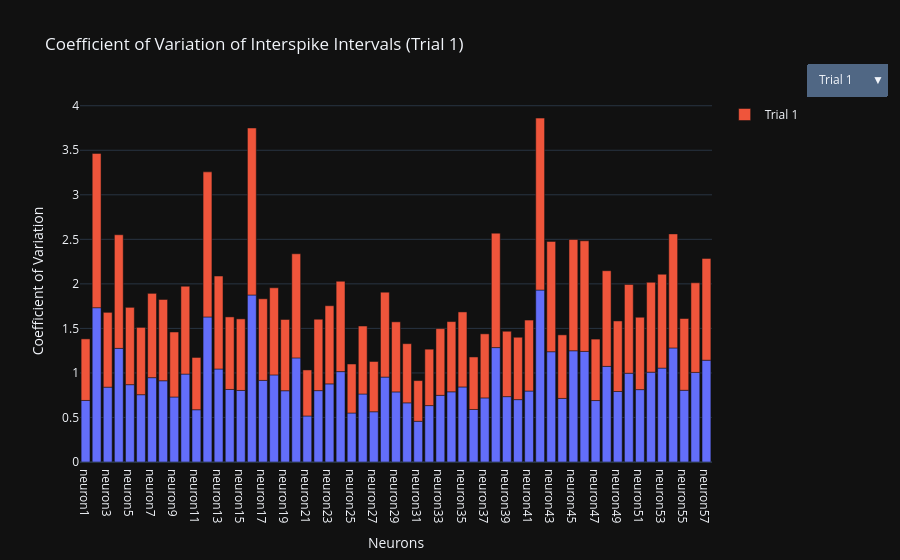

The cell this chart's notebook holds for it:
### Code cell
cv_data = []
for trial_idx in range(12):
    _, interspike_coefficientvariation, _ = calculate_interspike_intervals(spike_trains[trial_idx], sample_Hz)
    for neuron_idx, cv in enumerate(interspike_coefficientvariation):
        cv_data.append({
            "Trial": f"Trial {trial_idx+1}",
            "Neuron": f"neuron{neuron_idx+1}",
            "CV": cv
        })
cv_df = pd.DataFrame(cv_data)

default_trial = "Trial 1"

fig = px.bar(
    cv_df[cv_df["Trial"] == default_trial],
    x="Neuron",
    y="CV",
    title=f"Coefficient of Variation of Interspike Intervals ({default_trial})"
)

for trial in cv_df["Trial"].unique():
    visible = (trial == default_trial)
    trace_data = cv_df[cv_df["Trial"] == trial]
    fig.add_bar(
        x=trace_data["Neuron"],
        y=trace_data["CV"],
        name=trial,
        visible=visible
    )

fig.update_layout(
    updatemenus=[
        dict(
            buttons=[
                dict(
                    label=trial,
                    method="update",
                    args=[
                        {"visible": [
                            (t == trial) for t in cv_df["Trial"].unique()
                        ]},
                        {"title": f"Coefficient of Variation of Interspike Intervals ({trial})"}
                    ]
                ) for trial in cv_df["Trial"].unique()
            ],
            direction="down",
            showactive=True,
            x=1.15,
            y=1.1,
            xanchor="left"
        )
    ],
    xaxis_title="Neurons",
    yaxis_title="Coefficient of Variation"
)

fig.show()

### Figure 1 — Plotly figure (JSON) as saved in the notebook; plotly's stock layout.template omitted (floating-point values rounded to 4 significant figures)
{"data": [{"hovertemplate": "Neuron=%{x}<br>CV=%{y}<extra></extra>", "legendgroup": "", "marker": {"color": "#636efa", "pattern": {"shape": ""}}, "name": "", "orientation": "v", "showlegend": false, "textposition": "auto", "type": "bar", "x": ["neuron1", "neuron2", "neuron3", "neuron4", "neuron5", "neuron6", "neuron7", "neuron8", "neuron9", "neuron10", "neuron11", "neuron12", "neuron13", "neuron14", "neuron15", "neuron16", "neuron17", "neuron18", "neuron19", "neuron20", "neuron21", "neuron22", "neuron23", "neuron24", "neuron25", "neuron26", "neuron27", "neuron28", "neuron29", "neuron30", "neuron31", "neuron32", "neuron33", "neuron34", "neuron35", "neuron36", "neuron37", "neuron38", "neuron39", "neuron40", "neuron41", "neuron42", "neuron43", "neuron44", "neuron45", "neuron46", "neuron47", "neuron48", "neuron49", "neuron50", "neuron51", "neuron52", "neuron53", "neuron54", "neuron55", "neuron56", "neuron57"], "xaxis": "x", "y": [0.6911, 1.732, 0.8402, 1.276, 0.8682, 0.7556, 0.9468, 0.9124, 0.7299, 0.987, 0.5869, 1.629, 1.044, 0.8145, 0.8035, 1.875, 0.9163, 0.978, 0.8002, 1.169, 0.5167, 0.8015, 0.8773, 1.015, 0.5502, 0.7634, 0.5642, 0.9536, 0.7869, 0.6643, 0.457, 0.6334, 0.7487, 0.7882, 0.8425, 0.5897, 0.7195, 1.285, 0.7341, 0.7004, 0.7969, 1.931, 1.238, 0.7138, 1.249, 1.242, 0.6901, 1.074, 0.7919, 0.9967, 0.8127, 1.009, 1.054, 1.281, 0.8054, 1.006, 1.143], "yaxis": "y"}, {"name": "Trial 1", "type": "bar", "visible": true, "x": ["neuron1", "neuron2", "neuron3", "neuron4", "neuron5", "neuron6", "neuron7", "neuron8", "neuron9", "neuron10", "neuron11", "neuron12", "neuron13", "neuron14", "neuron15", "neuron16", "neuron17", "neuron18", "neuron19", "neuron20", "neuron21", "neuron22", "neuron23", "neuron24", "neuron25", "neuron26", "neuron27", "neuron28", "neuron29", "neuron30", "neuron31", "neuron32", "neuron33", "neuron34", "neuron35", "neuron36", "neuron37", "neuron38", "neuron39", "neuron40", "neuron41", "neuron42", "neuron43", "neuron44", "neuron45", "neuron46", "neuron47", "neuron48", "neuron49", "neuron50", "neuron51", "neuron52", "neuron53", "neuron54", "neuron55", "neuron56", "neuron57"], "y": [0.6911, 1.732, 0.8402, 1.276, 0.8682, 0.7556, 0.9468, 0.9124, 0.7299, 0.987, 0.5869, 1.629, 1.044, 0.8145, 0.8035, 1.875, 0.9163, 0.978, 0.8002, 1.169, 0.5167, 0.8015, 0.8773, 1.015, 0.5502, 0.7634, 0.5642, 0.9536, 0.7869, 0.6643, 0.457, 0.6334, 0.7487, 0.7882, 0.8425, 0.5897, 0.7195, 1.285, 0.7341, 0.7004, 0.7969, 1.931, 1.238, 0.7138, 1.249, 1.242, 0.6901, 1.074, 0.7919, 0.9967, 0.8127, 1.009, 1.054, 1.281, 0.8054, 1.006, 1.143]}, {"name": "Trial 2", "type": "bar", "visible": false, "x": ["neuron1", "neuron2", "neuron3", "neuron4", "neuron5", "neuron6", "neuron7", "neuron8", "neuron9", "neuron10", "neuron11", "neuron12", "neuron13", "neuron14", "neuron15", "neuron16", "neuron17", "neuron18", "neuron19", "neuron20", "neuron21", "neuron22", "neuron23", "neuron24", "neuron25", "neuron26", "neuron27", "neuron28", "neuron29", "neuron30", "neuron31", "neuron32", "neuron33", "neuron34", "neuron35", "neuron36", "neuron37", "neuron38", "neuron39", "neuron40", "neuron41", "neuron42", "neuron43", "neuron44", "neuron45", "neuron46", "neuron47", "neuron48", "neuron49", "neuron50", "neuron51", "neuron52", "neuron53", "neuron54", "neuron55", "neuron56", "neuron57"], "y": [1.145, 0.6929, 0.9433, 0.569, 0.5232, 1.221, 1.082, 0.8509, 1.034, 1.188, 0.8849, 1.03, 0.7967, 0.8814, 0.5768, 1.133, 0.7299, 0.8758, 0.7602, 1.524, 0.8199, 1.143, 0.9564, 1.28, 0.7292, 0.5774, 0.8477, 0.6733, 1.04, 0.6959, 0.9822, 0.7557, 0.765, 0.968, 0.863, 0.922, 0.8737, 0.9364, 1.065, 0.7876, 0.8618, 1.802, 0.7478, 1.062, 0.4786, 1.033, 1.134, 1.107, 1.023, 0.7613, 1.301, 1.334, 0.6908, 0.9509, 0.4894, 0.4638, 0.6815]}, {"name": "Trial 3", "type": "bar", "visible": false, "x": ["neuron1", "neuron2", "neuron3", "neuron4", "neuron5", "neuron6", "neuron7", "neuron8", "neuron9", "neuron10", "neuron11", "neuron12", "neuron13", "neuron14", "neuron15", "neuron16", "neuron17", "neuron18", "neuron19", "neuron20", "neuron21", "neuron22", "neuron23", "neuron24", "neuron25", "neuron26", "neuron27", "neuron28", "neuron29", "neuron30", "neuron31", "neuron32", "neuron33", "neuron34", "neuron35", "neuron36", "neuron37", "neuron38", "neuron39", "neuron40", "neuron41", "neuron42", "neuron43", "neuron44", "neuron45", "neuron46", "neuron47", "neuron48", "neuron49", "neuron50", "neuron51", "neuron52", "neuron53", "neuron54", "neuron55", "neuron56", "neuron57"], "y": [0.7378, 0.8665, 1.052, 0.5117, 0.8726, 0.7811, 0.7526, 0.9799, 0.7359, 0.9982, 0.9351, 0.6349, 0.8852, 0.8335, 0.6381, 0.6842, 0.8023, 0.8717, 0.8399, 0.6702, 1.147, 1.156, 0.4478, 0.6207, 1.059, 0.895, 0.6977, 0.6779, 0.6673, 0.8807, 0.7234, 0.5777, 0.8536, 0.7893, 0.8497, 0.7679, 0.8015, 0.7895, 0.8717, 0.724, 0.8325, 0.6106, 0.6767, 0.6239, 0.9449, 0.796, 0.5123, 1.116, 1.321, 1.144, 0.7428, 0.881, 0.7232, 0.8134, 0.6895, 0.6647, 1.022]}, {"name": "Trial 4", "type": "bar", "visible": false, "x": ["neuron1", "neuron2", "neuron3", "neuron4", "neuron5", "neuron6", "neuron7", "neuron8", "neuron9", "neuron10", "neuron11", "neuron12", "neuron13", "neuron14", "neuron15", "neuron16", "neuron17", "neuron18", "neuron19", "neuron20", "neuron21", "neuron22", "neuron23", "neuron24", "neuron25", "neuron26", "neuron27", "neuron28", "neuron29", "neuron30", "neuron31", "neuron32", "neuron33", "neuron34", "neuron35", "neuron36", "neuron37", "neuron38", "neuron39", "neuron40", "neuron41", "neuron42", "neuron43", "neuron44", "neuron45", "neuron46", "neuron47", "neuron48", "neuron49", "neuron50", "neuron51", "neuron52", "neuron53", "neuron54", "neuron55", "neuron56", "neuron57"], "y": [1.208, 1.116, 0.836, 1.251, 0.7724, 1.047, 0.9962, 0.8344, 0.8887, 1.185, 0.6923, 0.9362, 1.098, 0.8706, 1.238, 1.046, 1.231, 1.259, 0.9257, 1.037, 0.9262, 1.005, 1.002, 0.8872, 0.6854, 0.8182, 0.9477, 1.007, 1.269, 0.8259, 0.9167, 0.7005, 0.8311, 0.6389, 0.8152, 0.8818, 1.086, 0.985, 1.173, 0.8484, 0.8758, 0.9376, 0.9958, 1.151, 0.8948, 1.035, 0.8469, 0.8047, 0.8712, 0.8686, 0.8123, 1.056, 0.9796, 0.8605, 1.284, 1.141, 1.305]}, {"name": "Trial 5", "type": "bar", "visible": false, "x": ["neuron1", "neuron2", "neuron3", "neuron4", "neuron5", "neuron6", "neuron7", "neuron8", "neuron9", "neuron10", "neuron11", "neuron12", "neuron13", "neuron14", "neuron15", "neuron16", "neuron17", "neuron18", "neuron19", "neuron20", "neuron21", "neuron22", "neuron23", "neuron24", "neuron25", "neuron26", "neuron27", "neuron28", "neuron29", "neuron30", "neuron31", "neuron32", "neuron33", "neuron34", "neuron35", "neuron36", "neuron37", "neuron38", "neuron39", "neuron40", "neuron41", "neuron42", "neuron43", "neuron44", "neuron45", "neuron46", "neuron47", "neuron48", "neuron49", "neuron50", "neuron51", "neuron52", "neuron53", "neuron54", "neuron55", "neuron56", "neuron57"], "y": [0.7094, 0.5203, 0.8964, 0.9636, 0.8311, 0.9824, 1.243, 0.9471, 0.8908, 0.8753, 1.231, 1.436, 0.8091, 0.9229, 1.166, 1.087, 1.057, 1.166, 1.041, 0.6066, 0.7272, 0.7936, 0.9915, 0.7177, 1.144, 0.737, 1.253, 0.8808, 0.7824, 1.093, 0.6219, 0.9895, 0.6897, 0.9833, 1.403, 0.7952, 0.8411, 1.211, 0.8962, 0.6783, 0.7346, 1.151, 1.252, 0.6532, 1.303, 0.8342, 0.8783, 0.9556, 0.7285, 0.6717, 0.9381, 0.6452, 0.6822, 0.7065, 0.6842, 1.089, 0.972]}, {"name": "Trial 6", "type": "bar", "visible": false, "x": ["neuron1", "neuron2", "neuron3", "neuron4", "neuron5", "neuron6", "neuron7", "neuron8", "neuron9", "neuron10", "neuron11", "neuron12", "neuron13", "neuron14", "neuron15", "neuron16", "neuron17", "neuron18", "neuron19", "neuron20", "neuron21", "neuron22", "neuron23", "neuron24", "neuron25", "neuron26", "neuron27", "neuron28", "neuron29", "neuron30", "neuron31", "neuron32", "neuron33", "neuron34", "neuron35", "neuron36", "neuron37", "neuron38", "neuron39", "neuron40", "neuron41", "neuron42", "neuron43", "neuron44", "neuron45", "neuron46", "neuron47", "neuron48", "neuron49", "neuron50", "neuron51", "neuron52", "neuron53", "neuron54", "neuron55", "neuron56", "neuron57"], "y": [1.078, 1.182, 1.088, 1.126, 0.9423, 1.167, 1.089, 0.7926, 1.033, 0.9624, 0.934, 1.271, 1.104, 0.9804, 0.9573, 0.771, 1.309, 1.125, 1.095, 1.394, 0.9848, 1.044, 1.121, 0.9181, 0.9241, 0.9557, 1.382, 0.9429, 1.017, 0.9603, 0.8854, 1.018, 1.17, 0.9101, 0.8277, 0.9701, 1.152, 0.9873, 0.954, 0.8792, 1.118, 1.149, 1.011, 0.877, 1.033, 0.9123, 0.8501, 0.8952, 1.176, 0.9926, 0.9475, 0.9624, 0.7426, 1.141, 0.99, 0.9621, 0.9489]}, {"name": "Trial 7", "type": "bar", "visible": false, "x": ["neuron1", "neuron2", "neuron3", "neuron4", "neuron5", "neuron6", "neuron7", "neuron8", "neuron9", "neuron10", "neuron11", "neuron12", "neuron13", "neuron14", "neuron15", "neuron16", "neuron17", "neuron18", "neuron19", "neuron20", "neuron21", "neuron22", "neuron23", "neuron24", "neuron25", "neuron26", "neuron27", "neuron28", "neuron29", "neuron30", "neuron31", "neuron32", "neuron33", "neuron34", "neuron35", "neuron36", "neuron37", "neuron38", "neuron39", "neuron40", "neuron41", "neuron42", "neuron43", "neuron44", "neuron45", "neuron46", "neuron47", "neuron48", "neuron49", "neuron50", "neuron51", "neuron52", "neuron53", "neuron54", "neuron55", "neuron56", "neuron57"], "y": [1.551, 1.767, 1.458, 1.425, 1.077, 1.174, 1.035, 1.422, 1.293, 1.485, 1.971, 1.286, 1.152, 1.441, 1.147, 2.003, 1.708, 1.914, 1.014, 1.189, 1.299, 1.488, 1.439, 1.16, 1.443, 1.59, 1.034, 1.271, 1.818, 1.122, 1.541, 1.406, 1.178, 1.098, 1.186, 1.345, 1.1, 1.137, 1.82, 0.9203, 1.371, 1.595, 1.09, 1.298, 1.2, 1.551, 1.148, 1.088, 0.9454, 0.8813, 0.877, 1.533, 1.224, 1.175, 1.146, 1.422, 0.9081]}, {"name": "Trial 8", "type": "bar", "visible": false, "x": ["neuron1", "neuron2", "neuron3", "neuron4", "neuron5", "neuron6", "neuron7", "neuron8", "neuron9", "neuron10", "neuron11", "neuron12", "neuron13", "neuron14", "neuron15", "neuron16", "neuron17", "neuron18", "neuron19", "neuron20", "neuron21", "neuron22", "neuron23", "neuron24", "neuron25", "neuron26", "neuron27", "neuron28", "neuron29", "neuron30", "neuron31", "neuron32", "neuron33", "neuron34", "neuron35", "neuron36", "neuron37", "neuron38", "neuron39", "neuron40", "neuron41", "neuron42", "neuron43", "neuron44", "neuron45", "neuron46", "neuron47", "neuron48", "neuron49", "neuron50", "neuron51", "neuron52", "neuron53", "neuron54", "neuron55", "neuron56", "neuron57"], "y": [0.6041, 0.9874, 1.671, 0.9871, 1.042, 0.7562, 1.136, 0.9421, 1.187, 0.8866, 1.506, 0.8187, 0.7827, 1.059, 0.7553, 1.026, 0.9338, 1.011, 0.7946, 1.087, 1.193, 1.117, 1.027, 0.8709, 0.635, 1.336, 0.9475, 0.8746, 1.586, 0.9922, 0.7174, 0.9788, 1.068, 0.6922, 0.8468, 0.8979, 0.7385, 0.7914, 1.335, 0.7295, 0.8602, 0.9865, 1.245, 0.6115, 0.8805, 1.034, 0.6895, 0.9384, 0.785, 0.897, 0.9957, 1.121, 0.6051, 1.522, 0.8837, 1.32, 0.8724]}, {"name": "Trial 9", "type": "bar", "visible": false, "x": ["neuron1", "neuron2", "neuron3", "neuron4", "neuron5", "neuron6", "neuron7", "neuron8", "neuron9", "neuron10", "neuron11", "neuron12", "neuron13", "neuron14", "neuron15", "neuron16", "neuron17", "neuron18", "neuron19", "neuron20", "neuron21", "neuron22", "neuron23", "neuron24", "neuron25", "neuron26", "neuron27", "neuron28", "neuron29", "neuron30", "neuron31", "neuron32", "neuron33", "neuron34", "neuron35", "neuron36", "neuron37", "neuron38", "neuron39", "neuron40", "neuron41", "neuron42", "neuron43", "neuron44", "neuron45", "neuron46", "neuron47", "neuron48", "neuron49", "neuron50", "neuron51", "neuron52", "neuron53", "neuron54", "neuron55", "neuron56", "neuron57"], "y": [1.027, 1.779, 1.336, 1.114, 1.397, 1.232, 0.963, 1.138, 1.692, 0.8157, 0.8098, 1.003, 1.04, 0.9445, 0.9521, 0.9641, 0.8336, 1.185, 1.03, 1.189, 1.02, 1.039, 0.9734, 1.125, 1.173, 0.8838, 1.106, 0.7231, 0.9031, 1.027, 0.8831, 1.051, 0.9695, 1.145, 1.111, 0.907, 0.8796, 0.716, 1.377, 1.095, 1.044, 0.928, 1.201, 0.8408, 0.9992, 1.079, 0.721, 0.981, 0.9375, 1.09, 1.09, 1.019, 1.207, 1.071, 0.9317, 1.137, 0.7586]}, {"name": "Trial 10", "type": "bar", "visible": false, "x": ["neuron1", "neuron2", "neuron3", "neuron4", "neuron5", "neuron6", "neuron7", "neuron8", "neuron9", "neuron10", "neuron11", "neuron12", "neuron13", "neuron14", "neuron15", "neuron16", "neuron17", "neuron18", "neuron19", "neuron20", "neuron21", "neuron22", "neuron23", "neuron24", "neuron25", "neuron26", "neuron27", "neuron28", "neuron29", "neuron30", "neuron31", "neuron32", "neuron33", "neuron34", "neuron35", "neuron36", "neuron37", "neuron38", "neuron39", "neuron40", "neuron41", "neuron42", "neuron43", "neuron44", "neuron45", "neuron46", "neuron47", "neuron48", "neuron49", "neuron50", "neuron51", "neuron52", "neuron53", "neuron54", "neuron55", "neuron56", "neuron57"], "y": [0.7846, 0.8743, 0.9501, 0.617, 0.8541, 0.8859, 0.9375, 0.71, 1.087, 0.8879, 1.165, 0.9494, 1.764, 0.9874, 1.066, 1.003, 1.204, 0.903, 0.9452, 0.8723, 0.8289, 0.999, 1.259, 0.9592, 1.063, 1.068, 1.271, 1.019, 0.8167, 0.873, 0.7899, 0.9638, 1.052, 0.9332, 0.9515, 0.781, 0.8164, 1.287, 0.8688, 1.145, 0.754, 1.45, 1.128, 0.7513, 1.223, 0.8907, 0.8706, 1.28, 1.376, 0.8484, 0.9281, 1.123, 1.131, 1.229, 1.409, 1.354, 0.8771]}, {"name": "Trial 11", "type": "bar", "visible": false, "x": ["neuron1", "neuron2", "neuron3", "neuron4", "neuron5", "neuron6", "neuron7", "neuron8", "neuron9", "neuron10", "neuron11", "neuron12", "neuron13", "neuron14", "neuron15", "neuron16", "neuron17", "neuron18", "neuron19", "neuron20", "neuron21", "neuron22", "neuron23", "neuron24", "neuron25", "neuron26", "neuron27", "neuron28", "neuron29", "neuron30", "neuron31", "neuron32", "neuron33", "neuron34", "neuron35", "neuron36", "neuron37", "neuron38", "neuron39", "neuron40", "neuron41", "neuron42", "neuron43", "neuron44", "neuron45", "neuron46", "neuron47", "neuron48", "neuron49", "neuron50", "neuron51", "neuron52", "neuron53", "neuron54", "neuron55", "neuron56", "neuron57"], "y": [0.7545, 1.154, 1.145, 1.074, 0.9237, 1.956, 1.211, 0.6876, 1.425, 1.624, 1.501, 1.085, 1.547, 0.9598, 0.9392, 1.149, 1.492, 1.113, 1.682, 1.082, 1.108, 1.299, 1.562, 1.037, 1.559, 1.242, 0.9416, 0.7424, 1.074, 1.022, 0.6211, 1.264, 1.436, 0.8327, 1.075, 1.45, 1.134, 1.246, 1.281, 0.9571, 0.898, 0.9684, 0.9362, 0.9634, 1.769, 0.8695, 2.23, 1.486, 0.8406, 1.179, 1.174, 1.219, 0.7523, 1.372, 1.722, 0.6661, 0.9138]}, {"name": "Trial 12", "type": "bar", "visible": false, "x": ["neuron1", "neuron2", "neuron3", "neuron4", "neuron5", "neuron6", "neuron7", "neuron8", "neuron9", "neuron10", "neuron11", "neuron12", "neuron13", "neuron14", "neuron15", "neuron16", "neuron17", "neuron18", "neuron19", "neuron20", "neuron21", "neuron22", "neuron23", "neuron24", "neuron25", "neuron26", "neuron27", "neuron28", "neuron29", "neuron30", "neuron31", "neuron32", "neuron33", "neuron34", "neuron35", "neuron36", "neuron37", "neuron38", "neuron39", "neuron40", "neuron41", "neuron42", "neuron43", "neuron44", "neuron45", "neuron46", "neuron47", "neuron48", "neuron49", "neuron50", "neuron51", "neuron52", "neuron53", "neuron54", "neuron55", "neuron56", "neuron57"], "y": [0.5485, 0.7418, 0.5817, 0.7905, 0.728, 1.14, 0.844, 0.5481, 0.5986, 0.8681, 0.7717, 0.5255, 0.7554, 0.5854, 0.811, 0.5679, 0.8668, 0.6518, 0.6076, 0.6921, 0.5815, 0.7131, 0.8072, 0.7182, 0.5409, 0.7199, 0.9071, 1.076, 0.7773, 0.6411, 0.6031, 0.5968, 0.8168, 0.755, 0.7941, 0.7335, 0.6316, 0.7169, 0.6756, 0.6514, 0.5917, 0.6132, 0.7209, 0.7209, 0.7329, 0.6853, 0.6961, 0.7377, 0.87, 0.6928, 0.6915, 1.102, 0.746, 0.7071, 0.8095, 0.7301, 0.5676]}], "layout": {"barmode": "relative", "legend": {"tracegroupgap": 0}, "title": {"text": "Coefficient of Variation of Interspike Intervals (Trial 1)"}, "updatemenus": [{"buttons": [{"args": [{"visible": [true, false, false, false, false, false, false, false, false, false, false, false]}, {"title": "Coefficient of Variation of Interspike Intervals (Trial 1)"}], "label": "Trial 1", "method": "update"}, {"args": [{"visible": [false, true, false, false, false, false, false, false, false, false, false, false]}, {"title": "Coefficient of Variation of Interspike Intervals (Trial 2)"}], "label": "Trial 2", "method": "update"}, {"args": [{"visible": [false, false, true, false, false, false, false, false, false, false, false, false]}, {"title": "Coefficient of Variation of Interspike Intervals (Trial 3)"}], "label": "Trial 3", "method": "update"}, {"args": [{"visible": [false, false, false, true, false, false, false, false, false, false, false, false]}, {"title": "Coefficient of Variation of Interspike Intervals (Trial 4)"}], "label": "Trial 4", "method": "update"}, {"args": [{"visible": [false, false, false, false, true, false, false, false, false, false, false, false]}, {"title": "Coefficient of Variation of Interspike Intervals (Trial 5)"}], "label": "Trial 5", "method": "update"}, {"args": [{"visible": [false, false, false, false, false, true, false, false, false, false, false, false]}, {"title": "Coefficient of Variation of Interspike Intervals (Trial 6)"}], "label": "Trial 6", "method": "update"}, {"args": [{"visible": [false, false, false, false, false, false, true, false, false, false, false, false]}, {"title": "Coefficient of Variation of Interspike Intervals (Trial 7)"}], "label": "Trial 7", "method": "update"}, {"args": [{"visible": [false, false, false, false, false, false, false, true, false, false, false, false]}, {"title": "Coefficient of Variation of Interspike Intervals (Trial 8)"}], "label": "Trial 8", "method": "update"}, {"args": [{"visible": [false, false, false, false, false, false, false, false, true, false, false, false]}, {"title": "Coefficient of Variation of Interspike Intervals (Trial 9)"}], "label": "Trial 9", "method": "update"}, {"args": [{"visible": [false, false, false, false, false, false, false, false, false, true, false, false]}, {"title": "Coefficient of Variation of Interspike Intervals (Trial 10)"}], "label": "Trial 10", "method": "update"}, {"args": [{"visible": [false, false, false, false, false, false, false, false, false, false, true, false]}, {"title": "Coefficient of Variation of Interspike Intervals (Trial 11)"}], "label": "Trial 11", "method": "update"}, {"args": [{"visible": [false, false, false, false, false, false, false, false, false, false, false, true]}, {"title": "Coefficient of Variation of Interspike Intervals (Trial 12)"}], "label": "Trial 12", "method": "update"}], "direction": "down", "showactive": true, "x": 1.15, "xanchor": "left", "y": 1.1}], "xaxis": {"anchor": "y", "domain": [0, 1], "title": {"text": "Neurons"}}, "yaxis": {"anchor": "x", "domain": [0, 1], "title": {"text": "Coefficient of Variation"}}}}
